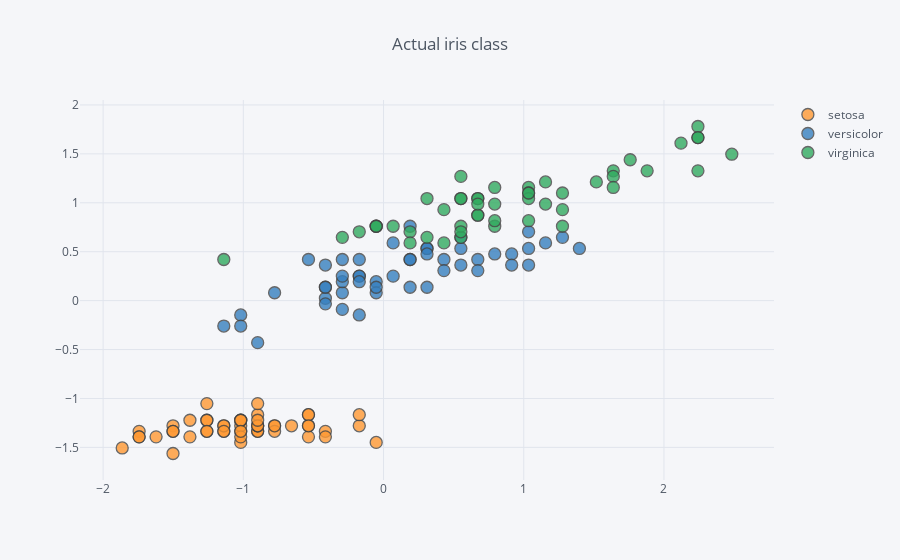

Notebook code cell kept with this figure:
### Code cell
df.iplot(x='sepal length (cm)', y='petal length (cm)', categories='class',
         title='Actual iris class')
